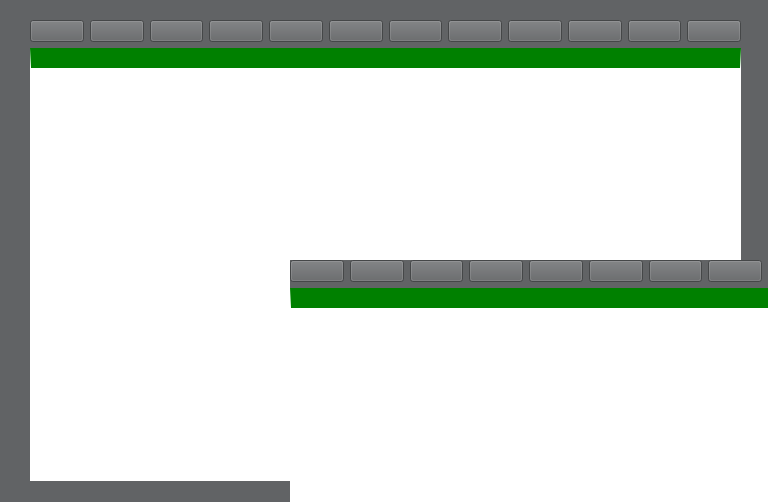
<?xml version="1.0" encoding="UTF-8"?>
<ui version="4.0">
 <class>MainWindowTextEdit</class>
 <widget class="QWidget" name="MainWindowTextEdit">
  <property name="geometry">
   <rect>
    <x>0</x>
    <y>0</y>
    <width>768</width>
    <height>502</height>
   </rect>
  </property>
  <property name="windowTitle">
   <string>Form</string>
  </property>
  <property name="styleSheet">
   <string notr="true">background-color:#616365;
color: white;
font-family: url(:/Fonts/materials/Fonts/Poppins-Light.ttf);</string>
  </property>
  <widget class="QWidget" name="layoutWidget">
   <property name="geometry">
    <rect>
     <x>30</x>
     <y>20</y>
     <width>711</width>
     <height>461</height>
    </rect>
   </property>
   <layout class="QVBoxLayout" name="verticalLayout">
    <item>
     <layout class="QHBoxLayout" name="horizontalLayout">
      <item>
       <widget class="QPushButton" name="btnBold">
        <property name="text">
         <string/>
        </property>
        <property name="icon">
         <iconset resource="Resource.qrc">
          <normaloff>:/SVG/materials/SVG/format_bold.svg</normaloff>:/SVG/materials/SVG/format_bold.svg</iconset>
        </property>
        <property name="iconSize">
         <size>
          <width>30</width>
          <height>30</height>
         </size>
        </property>
       </widget>
      </item>
      <item>
       <widget class="QPushButton" name="btnItalic">
        <property name="text">
         <string/>
        </property>
        <property name="icon">
         <iconset resource="Resource.qrc">
          <normaloff>:/SVG/materials/SVG/format_italic.svg</normaloff>:/SVG/materials/SVG/format_italic.svg</iconset>
        </property>
        <property name="iconSize">
         <size>
          <width>30</width>
          <height>30</height>
         </size>
        </property>
        <property name="autoDefault">
         <bool>false</bool>
        </property>
       </widget>
      </item>
      <item>
       <widget class="QPushButton" name="btnUnderline">
        <property name="text">
         <string/>
        </property>
        <property name="icon">
         <iconset resource="Resource.qrc">
          <normaloff>:/SVG/materials/SVG/format_underlined.svg</normaloff>:/SVG/materials/SVG/format_underlined.svg</iconset>
        </property>
        <property name="iconSize">
         <size>
          <width>30</width>
          <height>30</height>
         </size>
        </property>
       </widget>
      </item>
      <item>
       <widget class="QPushButton" name="btnAlignLeft">
        <property name="text">
         <string/>
        </property>
        <property name="icon">
         <iconset resource="Resource.qrc">
          <normaloff>:/SVG/materials/SVG/format_align_left.svg</normaloff>:/SVG/materials/SVG/format_align_left.svg</iconset>
        </property>
        <property name="iconSize">
         <size>
          <width>30</width>
          <height>30</height>
         </size>
        </property>
       </widget>
      </item>
      <item>
       <widget class="QPushButton" name="btnAlignCenter">
        <property name="text">
         <string/>
        </property>
        <property name="icon">
         <iconset resource="Resource.qrc">
          <normaloff>:/SVG/materials/SVG/format_align_center.svg</normaloff>:/SVG/materials/SVG/format_align_center.svg</iconset>
        </property>
        <property name="iconSize">
         <size>
          <width>30</width>
          <height>30</height>
         </size>
        </property>
       </widget>
      </item>
      <item>
       <widget class="QPushButton" name="btnAlignRight">
        <property name="text">
         <string/>
        </property>
        <property name="icon">
         <iconset resource="Resource.qrc">
          <normaloff>:/SVG/materials/SVG/format_align_right.svg</normaloff>:/SVG/materials/SVG/format_align_right.svg</iconset>
        </property>
        <property name="iconSize">
         <size>
          <width>30</width>
          <height>30</height>
         </size>
        </property>
       </widget>
      </item>
      <item>
       <widget class="QPushButton" name="btnAlignJustify">
        <property name="text">
         <string/>
        </property>
        <property name="icon">
         <iconset resource="Resource.qrc">
          <normaloff>:/SVG/materials/SVG/format_align_justify.svg</normaloff>:/SVG/materials/SVG/format_align_justify.svg</iconset>
        </property>
        <property name="iconSize">
         <size>
          <width>30</width>
          <height>30</height>
         </size>
        </property>
       </widget>
      </item>
      <item>
       <widget class="QPushButton" name="btnListBullet">
        <property name="text">
         <string/>
        </property>
        <property name="icon">
         <iconset resource="Resource.qrc">
          <normaloff>:/SVG/materials/SVG/format_list_bulleted.svg</normaloff>:/SVG/materials/SVG/format_list_bulleted.svg</iconset>
        </property>
        <property name="iconSize">
         <size>
          <width>30</width>
          <height>30</height>
         </size>
        </property>
       </widget>
      </item>
      <item>
       <widget class="QPushButton" name="btnListNumber">
        <property name="text">
         <string/>
        </property>
        <property name="icon">
         <iconset resource="Resource.qrc">
          <normaloff>:/SVG/materials/SVG/format_list_numbered.svg</normaloff>:/SVG/materials/SVG/format_list_numbered.svg</iconset>
        </property>
        <property name="iconSize">
         <size>
          <width>30</width>
          <height>30</height>
         </size>
        </property>
       </widget>
      </item>
      <item>
       <widget class="QPushButton" name="btnAddImg">
        <property name="text">
         <string/>
        </property>
        <property name="icon">
         <iconset resource="Resource.qrc">
          <normaloff>:/images/materials/SVG/image.svg</normaloff>:/images/materials/SVG/image.svg</iconset>
        </property>
        <property name="iconSize">
         <size>
          <width>30</width>
          <height>30</height>
         </size>
        </property>
       </widget>
      </item>
      <item>
       <widget class="QPushButton" name="btnCalendar">
        <property name="cursor">
         <cursorShape>PointingHandCursor</cursorShape>
        </property>
        <property name="icon">
         <iconset resource="Resource.qrc">
          <normaloff>:/SVG/materials/SVG/calendar.svg</normaloff>:/SVG/materials/SVG/calendar.svg</iconset>
        </property>
        <property name="iconSize">
         <size>
          <width>30</width>
          <height>30</height>
         </size>
        </property>
       </widget>
      </item>
      <item>
       <widget class="QPushButton" name="btnTimer">
        <property name="text">
         <string/>
        </property>
        <property name="icon">
         <iconset resource="Resource.qrc">
          <normaloff>:/SVG/materials/SVG/timer.svg</normaloff>:/SVG/materials/SVG/timer.svg</iconset>
        </property>
        <property name="iconSize">
         <size>
          <width>30</width>
          <height>30</height>
         </size>
        </property>
       </widget>
      </item>
     </layout>
    </item>
    <item>
     <widget class="QPlainTextEdit" name="plainTextEdit">
      <property name="styleSheet">
       <string notr="true">background-color:white;
border-top: 20px solid green;</string>
      </property>
     </widget>
    </item>
   </layout>
  </widget>
  <widget class="QWidget" name="layoutWidget_2">
   <property name="geometry">
    <rect>
     <x>290</x>
     <y>260</y>
     <width>711</width>
     <height>461</height>
    </rect>
   </property>
   <layout class="QVBoxLayout" name="verticalLayout_2">
    <item>
     <layout class="QHBoxLayout" name="horizontalLayout_2">
      <item>
       <widget class="QPushButton" name="btnBold_2">
        <property name="text">
         <string/>
        </property>
        <property name="icon">
         <iconset resource="Resource.qrc">
          <normaloff>:/SVG/materials/SVG/format_bold.svg</normaloff>:/SVG/materials/SVG/format_bold.svg</iconset>
        </property>
        <property name="iconSize">
         <size>
          <width>30</width>
          <height>30</height>
         </size>
        </property>
       </widget>
      </item>
      <item>
       <widget class="QPushButton" name="btnItalic_2">
        <property name="text">
         <string/>
        </property>
        <property name="icon">
         <iconset resource="Resource.qrc">
          <normaloff>:/SVG/materials/SVG/format_italic.svg</normaloff>:/SVG/materials/SVG/format_italic.svg</iconset>
        </property>
        <property name="iconSize">
         <size>
          <width>30</width>
          <height>30</height>
         </size>
        </property>
        <property name="autoDefault">
         <bool>false</bool>
        </property>
       </widget>
      </item>
      <item>
       <widget class="QPushButton" name="btnUnderline_2">
        <property name="text">
         <string/>
        </property>
        <property name="icon">
         <iconset resource="Resource.qrc">
          <normaloff>:/SVG/materials/SVG/format_underlined.svg</normaloff>:/SVG/materials/SVG/format_underlined.svg</iconset>
        </property>
        <property name="iconSize">
         <size>
          <width>30</width>
          <height>30</height>
         </size>
        </property>
       </widget>
      </item>
      <item>
       <widget class="QPushButton" name="btnAlignLeft_2">
        <property name="text">
         <string/>
        </property>
        <property name="icon">
         <iconset resource="Resource.qrc">
          <normaloff>:/SVG/materials/SVG/format_align_left.svg</normaloff>:/SVG/materials/SVG/format_align_left.svg</iconset>
        </property>
        <property name="iconSize">
         <size>
          <width>30</width>
          <height>30</height>
         </size>
        </property>
       </widget>
      </item>
      <item>
       <widget class="QPushButton" name="btnAlignCenter_2">
        <property name="text">
         <string/>
        </property>
        <property name="icon">
         <iconset resource="Resource.qrc">
          <normaloff>:/SVG/materials/SVG/format_align_center.svg</normaloff>:/SVG/materials/SVG/format_align_center.svg</iconset>
        </property>
        <property name="iconSize">
         <size>
          <width>30</width>
          <height>30</height>
         </size>
        </property>
       </widget>
      </item>
      <item>
       <widget class="QPushButton" name="btnAlignRight_2">
        <property name="text">
         <string/>
        </property>
        <property name="icon">
         <iconset resource="Resource.qrc">
          <normaloff>:/SVG/materials/SVG/format_align_right.svg</normaloff>:/SVG/materials/SVG/format_align_right.svg</iconset>
        </property>
        <property name="iconSize">
         <size>
          <width>30</width>
          <height>30</height>
         </size>
        </property>
       </widget>
      </item>
      <item>
       <widget class="QPushButton" name="btnAlignJustify_2">
        <property name="text">
         <string/>
        </property>
        <property name="icon">
         <iconset resource="Resource.qrc">
          <normaloff>:/SVG/materials/SVG/format_align_justify.svg</normaloff>:/SVG/materials/SVG/format_align_justify.svg</iconset>
        </property>
        <property name="iconSize">
         <size>
          <width>30</width>
          <height>30</height>
         </size>
        </property>
       </widget>
      </item>
      <item>
       <widget class="QPushButton" name="btnListBullet_2">
        <property name="text">
         <string/>
        </property>
        <property name="icon">
         <iconset resource="Resource.qrc">
          <normaloff>:/SVG/materials/SVG/format_list_bulleted.svg</normaloff>:/SVG/materials/SVG/format_list_bulleted.svg</iconset>
        </property>
        <property name="iconSize">
         <size>
          <width>30</width>
          <height>30</height>
         </size>
        </property>
       </widget>
      </item>
      <item>
       <widget class="QPushButton" name="btnListNumber_2">
        <property name="text">
         <string/>
        </property>
        <property name="icon">
         <iconset resource="Resource.qrc">
          <normaloff>:/SVG/materials/SVG/format_list_numbered.svg</normaloff>:/SVG/materials/SVG/format_list_numbered.svg</iconset>
        </property>
        <property name="iconSize">
         <size>
          <width>30</width>
          <height>30</height>
         </size>
        </property>
       </widget>
      </item>
      <item>
       <widget class="QPushButton" name="btnAddImg_2">
        <property name="text">
         <string/>
        </property>
        <property name="icon">
         <iconset resource="Resource.qrc">
          <normaloff>:/images/materials/SVG/image.svg</normaloff>:/images/materials/SVG/image.svg</iconset>
        </property>
        <property name="iconSize">
         <size>
          <width>30</width>
          <height>30</height>
         </size>
        </property>
       </widget>
      </item>
      <item>
       <widget class="QPushButton" name="btnCalendar_2">
        <property name="cursor">
         <cursorShape>PointingHandCursor</cursorShape>
        </property>
        <property name="icon">
         <iconset resource="Resource.qrc">
          <normaloff>:/SVG/materials/SVG/calendar.svg</normaloff>:/SVG/materials/SVG/calendar.svg</iconset>
        </property>
        <property name="iconSize">
         <size>
          <width>30</width>
          <height>30</height>
         </size>
        </property>
       </widget>
      </item>
      <item>
       <widget class="QPushButton" name="btnTimer_2">
        <property name="text">
         <string/>
        </property>
        <property name="icon">
         <iconset resource="Resource.qrc">
          <normaloff>:/SVG/materials/SVG/timer.svg</normaloff>:/SVG/materials/SVG/timer.svg</iconset>
        </property>
        <property name="iconSize">
         <size>
          <width>30</width>
          <height>30</height>
         </size>
        </property>
       </widget>
      </item>
     </layout>
    </item>
    <item>
     <widget class="QPlainTextEdit" name="plainTextEdit_2">
      <property name="styleSheet">
       <string notr="true">background-color:white;
border-top: 20px solid green;</string>
      </property>
     </widget>
    </item>
   </layout>
  </widget>
 </widget>
 <resources>
  <include location="Resource.qrc"/>
 </resources>
 <connections/>
</ui>
